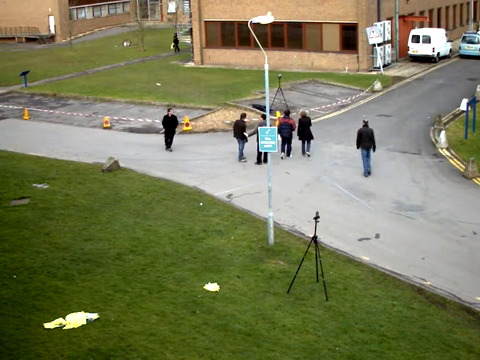
#> input picture frame 79 of vtest.avi.mp4, 480 x 360 px
$ python MOTION_DETECTION.py
#> lines starting #> are read from the running program, lines starting #| are printed output that depends on the picture; after the words box and inside, x2 and y2 are one past the last pixel; in counts of white or black regions, pixels touching at a corner belong together
import cv2
import pandas as pd
import numpy as np
import matplotlib.pyplot as plt


df = pd.DataFrame(columns=["Centroid (X)","Centroid (Y)","Radius","Area"])

def ROI(img,verices):

    mask_img = np.zeros_like(img)
    channels = img.shape[2]
    match_mask_color = (255,) * channels
    cv2.fillPoly(mask_img,verices,match_mask_color)
    masked_img = cv2.bitwise_and(img,mask_img)
    return masked_img

regions = [
    (497,296),
    (293,219),
    (196,181),
    (130,163),
    (5,142),
    (20,123),
    (55,127),
    (102,134),
    (155,140),
    (203,141),
    (251,132),
    (288,129),
    (347,114),
    (412,84),
    (453,67),
    (467,85),
    (421,119),
    (431,158),
    (475,192)
]
cap = cv2.VideoCapture('vtest.avi.mp4')
# cap = cv2.VideoCapture(0)
_, frame01 = cap.read()
#> frame01 is the input picture: shape (360, 480, 3); mean B, G, R 88.6, 123.8, 121.6
_, frame02 = cap.read()
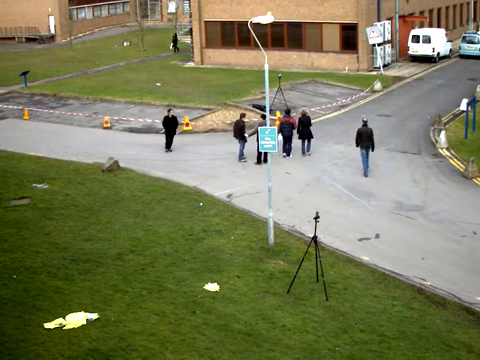
#> input picture frame 80 of vtest.avi.mp4, 480 x 360 px
#> frame02 is the input picture: shape (360, 480, 3); mean B, G, R 88.8, 124.2, 121.8

while cap.isOpened():
    frame1 = ROI(frame01,np.array([regions],np.int32))
#> in ROI, `cv2.fillPoly(mask_img,verices,match_mask_color)`:
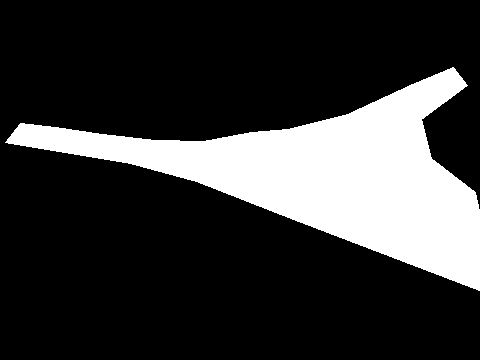
#> mask_img: shape (360, 480, 3); 21.4% white; 1 white region, box (x1, y1, x2, y2) and area: (5, 67, 480, 291) 36894
#> in ROI, `masked_img = cv2.bitwise_and(img,mask_img)`:
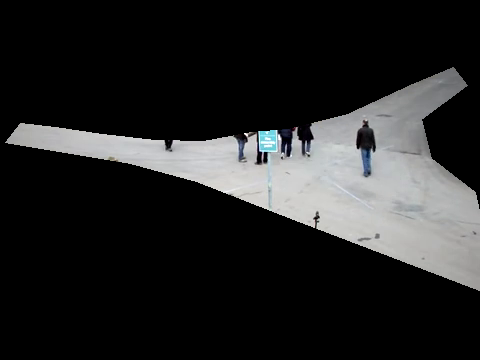
#> masked_img: shape (360, 480, 3); mean B, G, R 37.6, 37.4, 37.1
    frame2 = ROI(frame02, np.array([regions], np.int32))
    diff = cv2.absdiff(frame1,frame2)
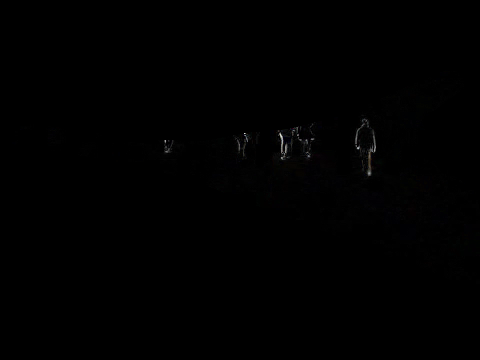
#> diff: shape (360, 480, 3); mean B, G, R 0.5, 0.5, 0.5
    gray = cv2.cvtColor(diff,cv2.COLOR_BGR2GRAY)
    blur = cv2.GaussianBlur(gray,(3,3),0)
    ret,thresh = cv2.threshold(blur,20,255,cv2.THRESH_BINARY)
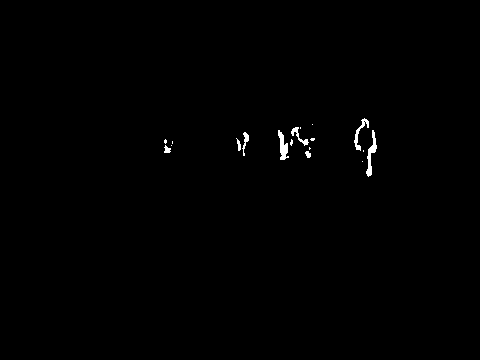
#> thresh: shape (360, 480); 0.47% white; 18 white regions (10 under 20 px), largest, box (x1, y1, x2, y2) and area: (366, 130, 377, 177) 192, (278, 130, 289, 160) 172, (354, 118, 369, 151) 134
    dilated = cv2.dilate(thresh,None,iterations=3)
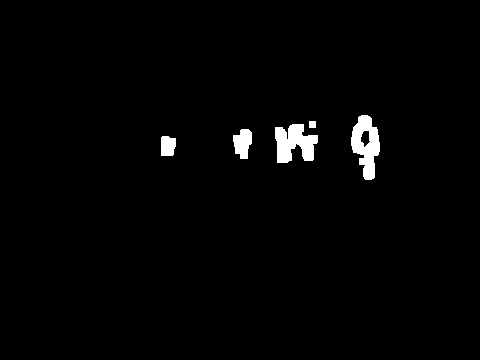
#> dilated: shape (360, 480); 1.7% white; 5 white regions
    contour,hierarchy = cv2.findContours(dilated,cv2.RETR_TREE,cv2.CHAIN_APPROX_NONE)
#> contour = 6 contours; box (x1, y1, x2, y2) and area: (351, 115, 380, 180) 1136, (275, 124, 318, 163) 1014, (233, 129, 252, 159) 372, (161, 136, 176, 156) 238, (360, 130, 371, 148) 114, (309, 121, 316, 128) 36
    # cv2.drawContours(frame1,contour,-1,(0,255,0),2)
    for i in contour:
        # RECTANGLE
        # (x,y,w,h) = cv2.boundingRect(i)
        # print("Area: "+str(cv2.contourArea(i)),end=" ")
        # print("Centroid: "+str((x+x+w)/2)+","+str((y+y+h)/2))
        area = cv2.contourArea(i)
        (x,y),radius = cv2.minEnclosingCircle(i)
        tmp = pd.DataFrame({
            "Centroid (X)":[x],
            "Centroid (Y)":[y],
            "Radius":[radius],
            "Area":[area]
        })
        # print(tmp)
#> (the run stopped early here; a loop or call above may not have finished)

$ run again, starting later in the video
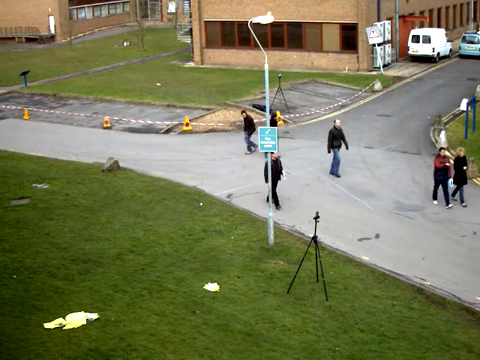
#> input picture frame 357 of vtest.avi.mp4, 480 x 360 px
#> frame01 is the input picture: shape (360, 480, 3); mean B, G, R 86.6, 121.4, 119
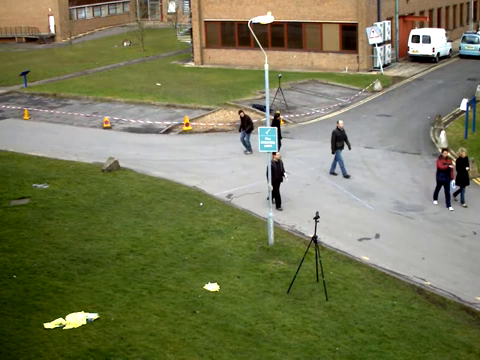
#> input picture frame 358 of vtest.avi.mp4, 480 x 360 px
#> frame02 is the input picture: shape (360, 480, 3); mean B, G, R 86.4, 121.3, 118.8
#> mask_img: shape (360, 480, 3); 21.4% white; 1 white region, box (x1, y1, x2, y2) and area: (5, 67, 480, 291) 36894
#> thresh: shape (360, 480); 1.4% white; 12 white regions (2 under 20 px), largest, box (x1, y1, x2, y2) and area: (326, 119, 352, 180) 782, (270, 129, 287, 212) 527, (445, 172, 467, 212) 392
#> `dilated = cv2.dilate(thresh,None,iterations=3)`:
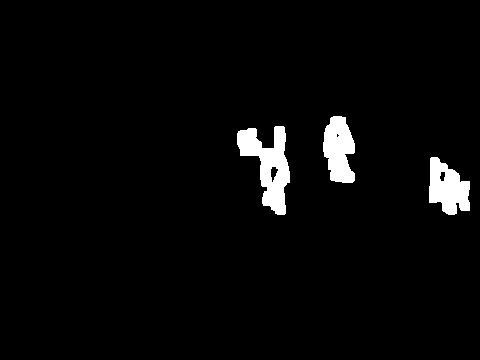
#> dilated: shape (360, 480); 3.2% white; 3 white regions
#> contour = 6 contours, 1 with area under 20; largest, box (x1, y1, x2, y2) and area: (237, 126, 290, 215) 2251, (429, 157, 470, 215) 1528, (323, 116, 355, 183) 1503, (270, 166, 279, 183) 78, (439, 171, 446, 182) 46

$ run again, starting later in the video
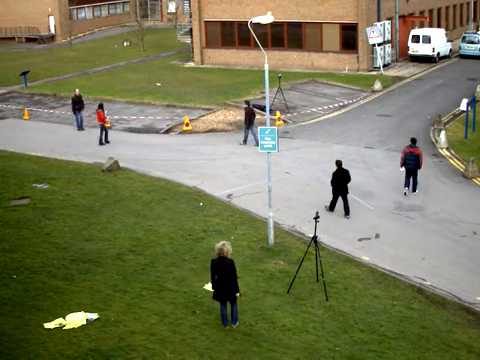
#> input picture frame 636 of vtest.avi.mp4, 480 x 360 px
#> frame01 is the input picture: shape (360, 480, 3); mean B, G, R 87.1, 120.9, 119.7
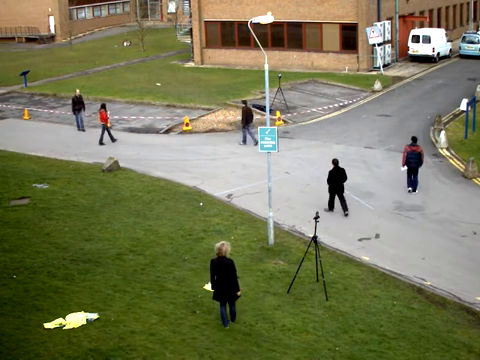
#> input picture frame 637 of vtest.avi.mp4, 480 x 360 px
#> frame02 is the input picture: shape (360, 480, 3); mean B, G, R 87, 120.9, 119.7
#> mask_img: shape (360, 480, 3); 21.4% white; 1 white region, box (x1, y1, x2, y2) and area: (5, 67, 480, 291) 36894
#> thresh: shape (360, 480); 0.97% white; 6 white regions (2 under 20 px), largest, box (x1, y1, x2, y2) and area: (324, 158, 352, 220) 797, (400, 135, 424, 197) 564, (98, 133, 118, 145) 156, (241, 132, 260, 147) 156
#> `dilated = cv2.dilate(thresh,None,iterations=3)`:
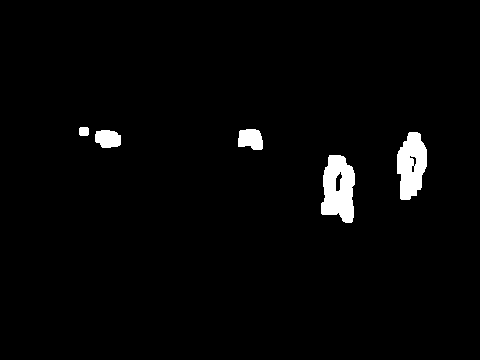
#> dilated: shape (360, 480); 2.4% white; 5 white regions
#> contour = 8 contours, 1 with area under 20; largest, box (x1, y1, x2, y2) and area: (321, 155, 355, 223) 1686, (397, 132, 427, 200) 1424, (238, 129, 263, 150) 392, (95, 130, 121, 148) 352, (335, 171, 343, 192) 90, (79, 127, 89, 136) 70, (409, 155, 417, 167) 34
